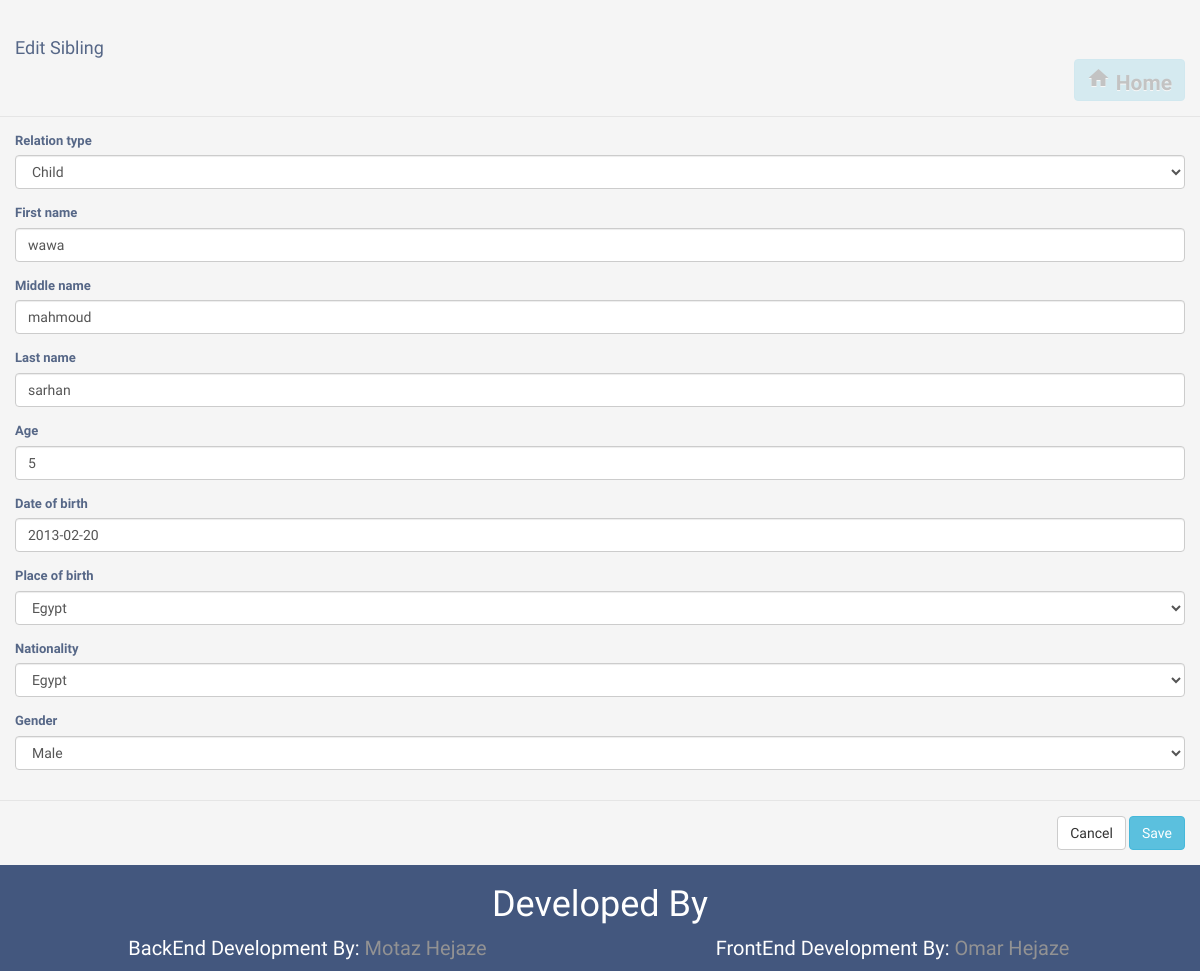
/siblings/1/edit, run on the app's committed database.
### EmpManager/models.py (models this page shows, shortened)
class Sibling(models.Model):
	employee = models.ForeignKey(Employee, on_delete=models.CASCADE)
	relation_type = models.CharField(choices=RELATION, max_length=20 , default='child')
	first_name = models.CharField(max_length=15)
	middle_name = models.CharField(max_length=15)
	last_name = models.CharField(max_length=15)
	age = models.PositiveIntegerField()
	date_of_birth = models.DateField()
	place_of_birth = CountryField(blank_label='(select country)')
	nationality = CountryField(blank_label='(select notionality)')
	gender = models.CharField(choices=GENDER,max_length=10)
	created_at = models.DateTimeField(auto_now_add=True)
	updated_at = models.DateTimeField(auto_now=True)

### EmpManager/views.py (the view)
# urls.py: path('siblings/<int:id>/edit', views.sibling_edit , name='sibling_edit'),
def sibling_edit(request , id):
	sibling = get_object_or_404(Sibling, pk=id)
	employee = sibling.employee.id
	form = SiblingFormEdit(request.POST or None , instance=sibling)
	if request.method == 'POST':
		form.save()
		return redirect('siblings_list' , employee)
	return render(request , 'EmpManager/sibling_edit.html' ,{'form':form,'sibling':sibling,'employee':employee})

### EmpManager/forms.py
class SiblingFormEdit(ModelForm):
    class Meta:
        model = Sibling
        exclude = {'employee'}

### EmpManager/templatetags/myfilters.py (called while the page is built)
@register.filter(name='addcss')
def addcss(value, arg):
    css_classes = value.field.widget.attrs.get('class', '').split(' ')
    if css_classes and arg not in css_classes:
        css_classes = '%s %s' % (css_classes, arg)
    return value.as_widget(attrs={'class': css_classes})

### EmpManager/templates/EmpManager/sibling_edit.html (shortened to what this page needs)
{% extends "layout.html" %}
{% load myfilters %}
{% block content %}
<form method="post" action="{% url 'sibling_edit' sibling.id %}">
					<div class="modal-header">
						<h4 class="modal-title">Edit Sibling</h4>
						<a href="{% url 'employee_list' %}" class="btn btn-info close" data-toggle="modal"><i class="material-icons">home</i> <span>Home</span></a>
					</div>
					<div class="modal-body">
						{% for field in form %}
						<div class="form-group">
							<label for="{{ field.id_for_label }}">{{ field.label }}</label>
							{{ field|addcss:'form-control' }}
						</div>
						{% endfor %}
					</div>
					<div class="modal-footer">
						<a href="{% url 'siblings_list' employee %}"><input type="button"  class="btn btn-default" data-dismiss="modal" value="Cancel"></a>
						<input type="submit" class="btn btn-info" value="Save">
					</div>
				</form>
{% endblock %}

### EmpManager/templates/layout.html (style rules this page uses)
body { color: #566787; background: #f5f5f5; font-family: 'Varela Round', sans-serif; font-size: 13px; padding-top: 20px; }

### data on the page
Sibling: form "Child" "wawa" "mahmoud" "sarhan" "5" "2013-02-20" "Egypt" "Egypt" "Male"

### other printed values
{{ field.label }} "Relation type" "First name" "Middle name" "Last name" "Age" "Date of birth" "Place of birth" "Nationality" "Gender"
